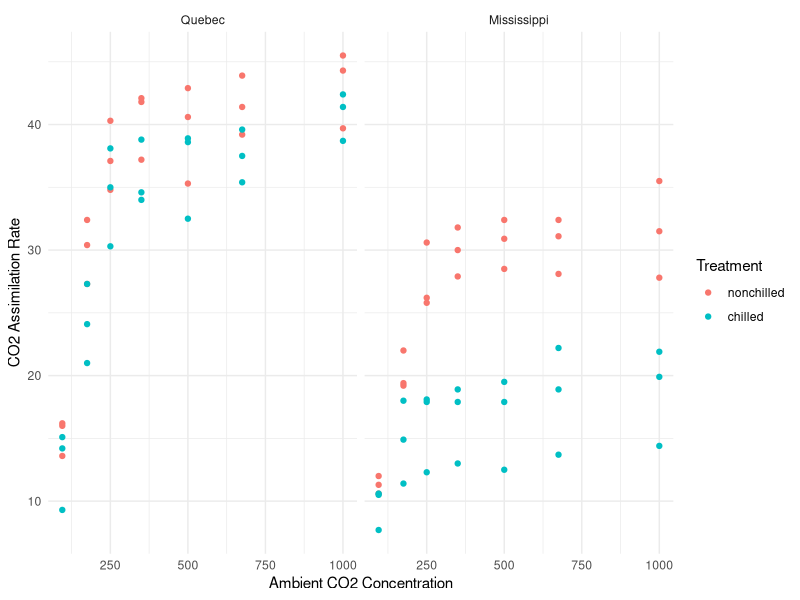

The R source for this figure:
# Submitting this assessment by the due date is worth 50 points.
# Each question is worth 5 points.
# Call suitable packages as needed.

library(tidyverse)

# CO2 dataset -------------------------------------------------------------

## DATA DESCRIPTION #######################################################

# The CO2 dataset in R records how grass plants from two origins, Quebec and
# Mississippi, respond to varying CO₂ concentrations and temperature treatments.

head(CO2)

# Each plant is identified by the `Plant` factor, with `Type` indicating its origin
# and `Treatment` showing whether it was chilled or nonchilled. `conc` gives the
# ambient CO₂ concentration (mL/L), and `uptake` measures the rate of CO₂
# assimilation (µmol/m²/sec). 

## DATA DESCRIPTION END ###################################################
# Q1
# CO2 dataframe is a base dataframe. Convert this to a class `tibble`
# then assign to `df_co2`

df_co2 <- as_tibble(CO2)

# Q2
# Convert column names to lowercase and reassign to `df_co2`

df_co2 <- df_co2 %>%
  rename_with(tolower)

view(df_co2)

# Q3
# Create scatter plots of CO₂ uptake versus ambient CO₂ concentration using `df_co2`.
# - The x-axis should represent ambient CO₂ concentration
# - The y-axis should represent CO₂ assimilation rate
# - Color the points by treatment.
# - Create separate panels for each plant type (Quebec vs Mississippi) and combine the plots.

ggplot(df_co2,
       aes(x = conc,
           y = uptake,
           color = treatment)) +
  geom_point() +
  facet_wrap(~ type) +
  labs(x = "Ambient CO2 Concentration",
       y = "CO2 Assimilation Rate",
       color = "Treatment") +
  theme_minimal()


# Q4
# The df_co2 dataset contains the following variables:
# - CO₂ assimilation rate
# - ambient CO₂ concentration
# - treatment: chilled vs nonchilled
# - type: plant origin (Quebec vs Mississippi)
# 
# Develop suitable statistical models to examine:
#   
# - The main effect of ambient CO₂ concentration (conc)
# - The main effect of treatment
# - The interaction between concentration and treatment
# 
# Fit these models separately for each plant origin.

df_quebec <- df_co2 %>%
  filter(type == "Quebec")

df_mississippi <- df_co2 %>%
  filter(type == "Mississippi")

mod_quebec <- lm(uptake ~ conc * treatment, data = df_quebec)
mod_mississippi <- lm(uptake ~ conc * treatment, data = df_mississippi)

summary(mod_quebec)
summary(mod_mississippi)

# Q5
# Based on the models fitted in Q4 for Quebec and Mississippi plants,
# describe how CO2 assimilation rate responded to ambient CO2
# concentration under different treatments (chilled vs non-chilled) 
# for each plant origin. Highlight the differences between Quebec and 
# Mississippi plants, and use the model results to support your answers.

# ENTER YOUR ANSWER HERE as COMMENT:
# (no coding required for this question)

## Answer: CO2 assimilation rate generally increases with ambient 
## CO2 concentration for both Quebec and Mississippi plants. The
## coefficient for both concentrations are positive, indicating 
## higher ambient CO2 is associated with higher uptake, on average.
## Treatment changes the level of uptake at a given CO2 conc.
## For Quebec plants, nonchilled plants tend to have a higher 
## uptake than chilled plants across most CO2 conc., but the 
## treatment effect and the interaction between the conc & treatment
## are relatively moderate. This suggests that chilling slightly
## reduces overall uptake in Quebec plants, but their response to 
## increasing CO2 is relatively similar between treatments. 
## For Mississippi plants, the treatment effect is stronger.
## There is lower uptake for chilled plants compared to nonchilled
## plants at the same conc., and the conc. & treatment interaction 
## indicates that chilled Mississippi plants gain less uptake
## per unit increase of CO2 than nonchilled plants. 
## When comparing the two, both Quebec and Mississippi plants show
## increasing uptake as CO2 conc. rises, but Quebec plants reach
## the overall highest uptake values. Chilling has a small effect
## on Quebec plants, but a larger negative effect on Mississippi plants.
## Quebec plants are more tolerant to chilling than Mississippi plants. 


# BCI data ----------------------------------------------------------------

## DATA DESCRIPTION #######################################################

# BCI dataset:
# run the following code to get data.
if(!require(vegan)) install.packages("vegan")
library(vegan)
data("BCI")
data("BCI.env")

# BCI dataset:
# The BCI dataset contains tree species abundance data from 50 1-hectare plots 
# on Barro Colorado Island (Panama). Each row represents a plot, and each 
# column represents a tree species. Entries are counts of individuals of each 
# species in that plot. This dataset is often used to study species richness, 
# community composition, and diversity patterns in tropical forests.

print(BCI)

# The following code transforms the BCI dataset from wide to long format. 
# Originally, each plot was a row and each species a column. 
# After the transformation, each row represents a single species in a 
# single plot, with columns indicating the plot (plot), species, and 
# the corresponding count.

cnm <- colnames(BCI)

df_bci <- BCI %>% 
  mutate(plot = paste0("p", str_pad(row_number(),
                                    width = 2, 
                                    pad = 0))) %>% 
  pivot_longer(cols = cnm[1]:cnm[length(cnm)], 
               names_to = "species", 
               values_to = "count")

# BCI.env dataset:
# This dataset contains environmental variables for the 50 plots in the BCI dataset.
# Key columns include:
# - UTM.EW, UTM.NS: spatial coordinates of each plot
# - Precipitation: mean annual rainfall (mm)
# - Elevation: plot elevation (m)
# - Age.cat: categorical forest age class
# - Geology: underlying geological formation type
# - Habitat: dominant habitat type in the plot
# - Stream: indicates presence of streamside (riparian) habitat
# - EnvHet: environmental heterogeneity (Simpson diversity of habitat subcells)
# These variables help explain variation in species composition and abundance 
# across plots and allow exploration of species–environment relationships.

print(BCI.env)

# The following code adds a new "plot" column.

df_env <- BCI.env %>% 
  mutate(plot = paste0("p", str_pad(row_number(),
                                    width = 2, 
                                    pad = 0))) %>% 
  relocate(plot)

## DATA DESCRIPTION END ####################################################

# Q6
# Convert column names of `df_env` to lowercase and reassign to `df_env`

df_env <- df_env %>%
  rename_with(tolower) 

# Q7
# In `df_env`, some environmental variables have no variation between plots
# (i.e., the same value for all plots). Identify these columns and remove them
# from the dataframe. Assign the resulting dataframe to `df_env_sub`.

constant_cols <- df_env %>%
  summarize(across(everything(), ~ dplyr::n_distinct(.x))) %>%
  pivot_longer(everything(),
               names_to = "variable",
               values_to = "n_levels") %>%
  filter(n_levels == 1) %>%
  pull(variable)

df_env_sub <- df_env %>%
  select(-all_of(constant_cols))


# Q8
# Calculate summary statistics for each plot using `df_bci`.
# For each plot, compute:
# - n_sum: total count of all individuals across species
# - n1: count of the most dominant species (maximum count among species)
# - p: proportion of the most abundant species (n1 / n_sum)
# Assign the resulting dataframe to `df_n`.

df_n <- df_bci %>%
  group_by(plot) %>%
  summarize(n_sum = sum(count),
            n1 = max(count),
            p = n1 / n_sum,
            .groups = "drop")

# Q9
# Combine the summary data (`df_n`) with the environmental variables
# (`df_env_sub`) for each plot. Assign the resulting dataframe to `df_m`.

df_m <- df_n %>%
  left_join(df_env_sub, by = "plot")

# Q10
# Develop a statistical model to explain variation in the proportion of the dominant
# species in each plot. Use `EnvHet`, `Stream`, and `Habitat` as predictors.
# Fit a suitable statistical model to the data.
# Use model selection based on predictability (i.e., out-of-sample prediction) 
# rather than the goodness of fit, and report which variables are included in 
# the best predictive model as a comment.

set.seed(123)

df_m_mod <- df_m %>%
  drop_na(p, envhet, stream, habitat) %>%
  mutate(stream = factor(stream),
         habitat = factor(habitat))

m1 <- lm(p ~ envhet, data = df_m_mod)
m2 <- lm(p ~ envhet + stream, data = df_m_mod)
m3 <- lm(p ~ envhet + habitat, data = df_m_mod)
m4 <- lm(p ~ envhet + stream + habitat, data = df_m_mod)

AIC(m1, m2, m3, m4)

## Answer: The model with the lowest AIC was m4. This indicates that
## model 4, including the variables envhet, stream, and habitat
## is the best model. Therefore, the variation in the proportion of the dominant 
## species among plots is best explained by AIC model 4. 